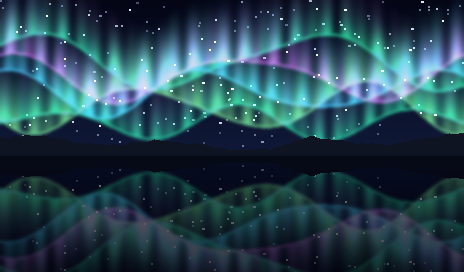
#> input picture assets/pictures/aurora_choir.png, 464 x 272 px
$ python -i gen_pictures.py   (imports and definitions only)
#> lines starting #> are read from the running program, lines starting #| are printed output that depends on the picture
#!/usr/bin/env python3
# SPDX-License-Identifier: GPL-3.0-only
# Copyright (C) 2026 PolarPatch
"""The sounds' pictures into the firmware: assets/pictures/<id>.png (a drawing from tools/draw_pictures.py, or a
photograph under the same name), each scaled to PIC_W x PIC_H cells (a cell 2 x 2 pixels on the FM-1: HOME's field),
16 colours of its own (median cut), dithered in order (Bayer 4 x 4, as COLOUR MONO's dots), packed 4 bits a cell and
run-length coded, into firmware/gen/pictures.h with which picture each category and each factory sound shows.

    <python with Pillow and numpy> tools/gen_pictures.py      (-> firmware/gen/pictures.h, build/pictures/*.png previews)

The run-length code: a control byte c < 0x80 is c + 1 bytes as they are, c >= 0x80 the next byte c - 0x7E times. A
byte is two cells, the left one in its low nibble.
"""
import os
import sys

import numpy as np
from PIL import Image

ROOT = os.path.dirname(os.path.dirname(os.path.abspath(__file__)))
SRC = os.path.join(ROOT, "assets", "pictures")
DST = os.path.join(ROOT, "firmware", "gen", "pictures.h")
PREVIEW = os.path.join(ROOT, "build", "pictures")
PIC_W, PIC_H = 116, 68

# which picture a category shows (store.c's CAT_ order), and a factory sound its own
CATS = ["glacier", "tundra_aurora", "icicles", "hut", "flare", "glacier", "blowing", "voices", "hut"]   # DRONE PAD BELL
#     ORGAN KEYS BASS TEXTURE VOICE OTHER
SOUNDS = {                                      # (2.2: each factory sound a picture of its own)
    "fjord": ["DEEP FJORD", "MANDALORIA"], "whiteout": ["WHITEOUT"], "midnight_sun": ["MIDNIGHT SUN"],
    "ice_cave": ["POLAR HOWL"], "station": ["DEAD SIGNAL"], "under_ice": ["UNDER THE ICE"], "iceberg": ["ICEBERG GONG"],
    "lighthouse": ["FOG HORN"], "vidda": ["BIEGGA"], "flare": ["SIGNAL FLARE"], "blowing": ["WIND OVER ICE"],
    "tundra_aurora": ["POLAR NIGHT"], "glacier": ["GLACIER PAD"], "icicles": ["BOWED ICICLE"],
    "voices": ["TUNDRA VOICES"], "hut": ["ARCTIC HUM"],
    "snow_veil": ["SNOW VEIL"], "lichen": ["LICHEN"], "snowdrift": ["SNOWDRIFT"], "permafrost": ["PERMAFROST"],
    "cracking_ice": ["CRACKING ICE"], "solar_wind": ["SOLAR WIND"], "ice_bell": ["ICE BELL"],
    "crystal_harp": ["CRYSTAL HARP"], "aurora_choir": ["AURORA CHOIR"], "blizzard_breath": ["BLIZZARD BREATH"],
    "northern_call": ["NORTHERN CALL"], "empty_horizon": ["EMPTY HORIZON"], "tundra_strings": ["TUNDRA STRINGS"],
    "icebreaker": ["ICEBREAKER"], "svalbard_cello": ["SVALBARD CELLO"], "north_strings": ["NORTH STRINGS"],
    "riddu": ["RIDDU"], "wendigo": ["WENDIGO"], "frozen_scream": ["FROZEN SCREAM"], "polar_still": ["POLAR STILL"],
    "iii": ["III"], "ice_wraith": ["ICE WRAITH"],
}
# (2.2) what moves in each picture while it shows (pictures.c animates it, nothing more is stored than this): in cells
# (116 x 68: the drawing's pixels / 4). The colours a part takes are found by pick() in the picture's own palette.
#   sh   shimmer: (kind CURTAIN, GLITTER or RAYS, rows, pick, high colour): the aurora's folds, a road of light on the
#        water, rays of light breathing (CURTAIN also sways its rows' cells sideways)
#   tw   twinkle: (rows, pick, n): the picked colours twinkling (n 0: glints, the ice's light), or n stars of
#        the firmware's own on them (the sky's dark: a star of the drawing is mostly lost at 116 x 68), each its phase
#   rp   ripple: rows of water, shifted a little each row
#   sc   scroll: (rows, tenths of a cell a second): clouds racing, drift on the ice
#   li   a light: (kind PULSE, FLICKER, BLINK or BEAM, x, y, radius, colour)
#   fd   fade: (x0, x1, y0, y1, pick, colour): a figure fading into what is around it, and back
#   dt   dots: (kind SNOW, DRIP, RISE or DRIFT, how many, x0, x1, y0, y1, tenths of a cell a second, wind, colour)
SH_KIND = {"CURTAIN": 1, "GLITTER": 2, "RAYS": 3}
LI_KIND = {"PULSE": 1, "FLICKER": 2, "BLINK": 3, "BEAM": 4}
DT_KIND = {"SNOW": 1, "DRIP": 2, "RISE": 3, "DRIFT": 4}
ANIM = {
    "glacier": dict(sh=("CURTAIN", (0, 36), dict(lum=(60, 255), frac=0.8, cnt=(40, 9999)), (70, 250, 165)),
                    tw=((0, 36), dict(lum=(0, 50)), 22), rp=(52, 67)),
    "tundra_aurora": dict(sh=("CURTAIN", (0, 47), dict(lum=(75, 255), cnt=(100, 9999), frac=0.7), (70, 250, 165)),
                          tw=((0, 47), dict(lum=(70, 255), cnt=(0, 60)), 0),
                          dt=("SNOW", 14, 0, 115, 0, 67, 25, 8, "light")),
    "icicles": dict(tw=((14, 60), dict(lum=(200, 255)), 0), dt=("DRIP", 8, 0, 115, 12, 62, 0, 0, "light")),
    "voices": dict(sh=("CURTAIN", (0, 22), dict(lum=(60, 255), green=15, frac=0.7), (110, 240, 190)),
                   fd=(34, 80, 41, 53, dict(lum=(0, 60)), (205, 215, 230)),
                   dt=("SNOW", 10, 0, 115, 0, 67, 20, 4, "light")),
    "hut": dict(li=("FLICKER", 55, 46, 9, (255, 200, 110)), tw=((0, 40), dict(lum=(0, 50)), 24),
                dt=("SNOW", 10, 0, 115, 0, 67, 18, 3, "light")),
    "flare": dict(li=("FLICKER", 62, 21, 13, (255, 90, 70)), tw=((0, 48), dict(lum=(0, 50)), 22),
                  dt=("RISE", 6, 59, 65, 2, 20, 14, 2, (160, 130, 150))),
    "blowing": dict(sc=((45, 67), 30), dt=("DRIFT", 16, 0, 115, 28, 67, 60, 0, "light")),
    "fjord": dict(sh=("GLITTER", (40, 67), dict(lum=(50, 140)), (240, 240, 220)), rp=(40, 67),
                  tw=((0, 28), dict(lum=(0, 40)), 18), li=("PULSE", 58, 16, 7, (240, 240, 215))),
    "whiteout": dict(fd=(78, 86, 41, 51, dict(lum=(0, 190), frac=0.5), (215, 220, 228)),
                     dt=("SNOW", 20, 0, 115, 0, 67, 30, 30, "light")),
    "midnight_sun": dict(sh=("GLITTER", (43, 67), dict(lum=(85, 140)), (255, 232, 180)),
                         rp=(43, 67), li=("PULSE", 75, 39, 8, (255, 225, 170))),
    "ice_cave": dict(fd=(48, 68, 26, 60, dict(lum=(200, 255), frac=0.6), (150, 210, 235)),
                     dt=("DRIP", 6, 0, 115, 0, 18, 0, 0, (120, 170, 200))),
    "station": dict(li=("BLINK", 82, 17, 6, (255, 80, 60)), dt=("SNOW", 14, 0, 115, 0, 67, 25, 30, "light")),
    "under_ice": dict(sh=("RAYS", (0, 67), dict(lum=(60, 190)), (170, 225, 250)),
                      dt=("RISE", 10, 0, 115, 15, 67, 20, 0, (180, 220, 240))),
    "iceberg": dict(rp=(42, 67), tw=((0, 34), dict(lum=(0, 50)), 20),
                    sh=("RAYS", (18, 42), dict(lum=(150, 255), frac=0.6), (240, 250, 255))),
    "lighthouse": dict(li=("BEAM", 65, 16, 64, (255, 250, 210))),
    "vidda": dict(sc=((2, 36), 20), dt=("DRIFT", 18, 0, 115, 30, 67, 70, 0, "light")),
    "snow_veil": dict(li=("PULSE", 82, 17, 6, (215, 220, 230)), dt=("SNOW", 16, 0, 115, 0, 67, 12, 3, "light")),
    "lichen": dict(sh=("RAYS", (0, 33), dict(lum=(150, 255)), (255, 240, 210)), li=("PULSE", 22, 27, 6, (255, 235, 190))),
    "snowdrift": dict(sc=((40, 67), 15), dt=("DRIFT", 16, 0, 115, 30, 67, 60, 0, "light")),
    "permafrost": dict(tw=((0, 28), dict(lum=(0, 50)), 24), dt=("SNOW", 8, 0, 115, 0, 67, 10, 4, "light")),
    "cracking_ice": dict(tw=((27, 67), dict(lum=(150, 255)), 0), li=("PULSE", 30, 10, 5, (230, 230, 220))),
    "solar_wind": dict(sh=("RAYS", (0, 63), dict(lum=(60, 255), cnt=(30, 9999)), (120, 255, 190)),
                       tw=((0, 63), dict(lum=(0, 40)), 20)),
    "ice_bell": dict(li=("PULSE", 57, 45, 6, (255, 210, 120)), tw=((0, 37), dict(lum=(0, 50)), 18),
                     dt=("SNOW", 10, 0, 115, 0, 67, 12, 3, "light")),
    "crystal_harp": dict(tw=((8, 60), dict(lum=(220, 255)), 0), dt=("SNOW", 6, 0, 115, 0, 67, 6, 4, "light")),
    "aurora_choir": dict(sh=("CURTAIN", (0, 38), dict(lum=(75, 255), cnt=(100, 9999), frac=0.6), (70, 250, 165)),
                         rp=(39, 67), tw=((0, 38), dict(lum=(0, 50)), 16)),
    "blizzard_breath": dict(dt=("DRIFT", 20, 0, 115, 0, 67, 70, 0, "light")),
    "northern_call": dict(li=("PULSE", 75, 20, 10, (240, 238, 220)), tw=((0, 44), dict(lum=(0, 50)), 22)),
    "empty_horizon": dict(sh=("GLITTER", (43, 67), dict(lum=(150, 255)), (255, 240, 220)),
                          dt=("SNOW", 6, 0, 115, 0, 67, 8, 6, "light")),
    "tundra_strings": dict(dt=("SNOW", 12, 0, 115, 0, 67, 14, 30, "light")),
    "icebreaker": dict(li=("BLINK", 67, 23, 4, (255, 255, 230)), rp=(59, 67), dt=("SNOW", 8, 0, 115, 0, 58, 12, 6, "light")),
    "svalbard_cello": dict(tw=((42, 47), dict(lum=(150, 255), red=60), 0), dt=("SNOW", 14, 0, 115, 0, 67, 12, 5, "light")),
    "north_strings": dict(sh=("CURTAIN", (0, 40), dict(lum=(60, 255), green=15, frac=0.7), (70, 250, 165)),
                          dt=("SNOW", 8, 0, 115, 0, 67, 12, 4, "light")),
    "riddu": dict(rp=(40, 67), sc=((0, 30), 25), dt=("DRIFT", 14, 10, 70, 20, 60, 50, 0, "light")),
    "wendigo": dict(fd=(56, 70, 10, 57, dict(lum=(140, 255), frac=0.5), (30, 36, 46)),
                    li=("BLINK", 62, 24, 2, (255, 60, 40)), dt=("SNOW", 8, 0, 115, 0, 67, 10, 3, "light")),
    "frozen_scream": dict(sh=("RAYS", (0, 67), dict(lum=(60, 200)), (200, 235, 255)),
                          dt=("SNOW", 12, 35, 80, 0, 67, 14, 2, "light")),
    "polar_still": dict(tw=((0, 14), dict(lum=(0, 140)), 10)),
    "iii": dict(li=("PULSE", 85, 15, 6, (245, 240, 225)), tw=((0, 45), dict(lum=(0, 50)), 22)),
    "ice_wraith": dict(fd=(50, 72, 14, 53, dict(lum=(110, 255), frac=0.5), (16, 26, 58)),
                       dt=("DRIFT", 14, 0, 115, 20, 67, 50, 0, "light")),
}
BAYER = np.array([[0, 8, 2, 10], [12, 4, 14, 6], [3, 11, 1, 9], [15, 7, 13, 5]], float) / 16.0 - 0.47


def convert(path):
#> called with path = '../assets/pictures/aurora_choir.png'
    im = Image.open(path).convert("RGB")
#> im is the input picture: PIL image 464x272 RGB; mean R, G, B 38.1, 68, 81
    w, h = im.size                              # (cropped to the cells' shape from the middle, then scaled)
#> w = 464; h = 272
    want = PIC_W / PIC_H
    if w / h > want:
        cw = int(h * want)
        im = im.crop(((w - cw) // 2, 0, (w - cw) // 2 + cw, h))
    else:
        ch = int(w / want)
#> ch = 272
        im = im.crop((0, (h - ch) // 2, w, (h - ch) // 2 + ch))
    small = im.resize((PIC_W, PIC_H), Image.LANCZOS)
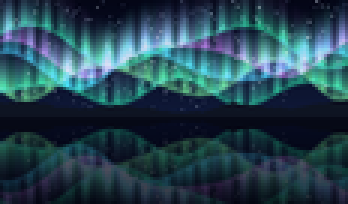
#> small: PIL image 116x68 RGB (shown 3 times larger); mean R, G, B 38.1, 68, 81
    mid = im.resize((PIC_W * 2, PIC_H * 2), Image.LANCZOS)   # (the palette from 4 x the cells, refined: small bright
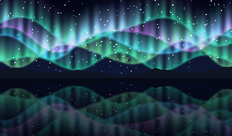
#> mid: PIL image 232x136 RGB; mean R, G, B 38.1, 68, 81
                                                 # areas, the aurora's green, keep a colour of their own)
    pal = np.array(mid.quantize(16, method=Image.Quantize.MAXCOVERAGE, kmeans=8).getpalette()[:48], float).reshape(16, 3)
#> pal = 16 rows, first 8: [181, 212, 238], [9, 14, 29], [68, 136, 154], [105, 110, 163], [27, 53, 63], [91, 201, 207], [17, 31, 47], [71, 87, 122]
    px = np.asarray(small, float)
    spread = np.std(pal, axis=0).mean() * 0.9 + 8   # (how far the dots reach: a little more than the palette's steps)
#> spread = 58.82
    yy, xx = np.mgrid[0:PIC_H, 0:PIC_W]
    px = px + BAYER[yy % 4, xx % 4][..., None] * spread
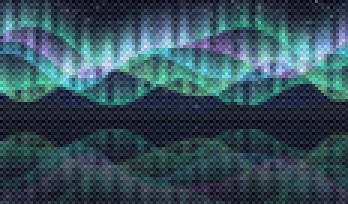
#> px: shape (68, 116, 3) float64 (shown 3 times larger); mean R, G, B 38, 68, 80.9; drawn with min black and max white
    d = ((px[:, :, None, :] - pal[None, None, :, :]) ** 2).sum(-1)
    idx = d.argmin(-1).astype(np.uint8)
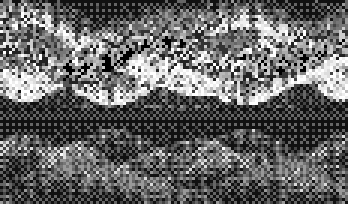
#> idx: shape (68, 116) (shown 3 times larger); min 0, max 15, mean 6.01; drawn with min black and max white
    return pal.astype(int), idx


# [72 lines left out: functions pick, anim, rle, not called in this run]


def rgb565(c):
    r, g, b = (int(v) for v in c)
    return (r >> 3) << 11 | (g >> 2) << 5 | b >> 3


# [33 lines left out: function main, not called in this run]


# [2 lines not run here, left out]

>>> result = convert('../assets/pictures/aurora_choir.png')
